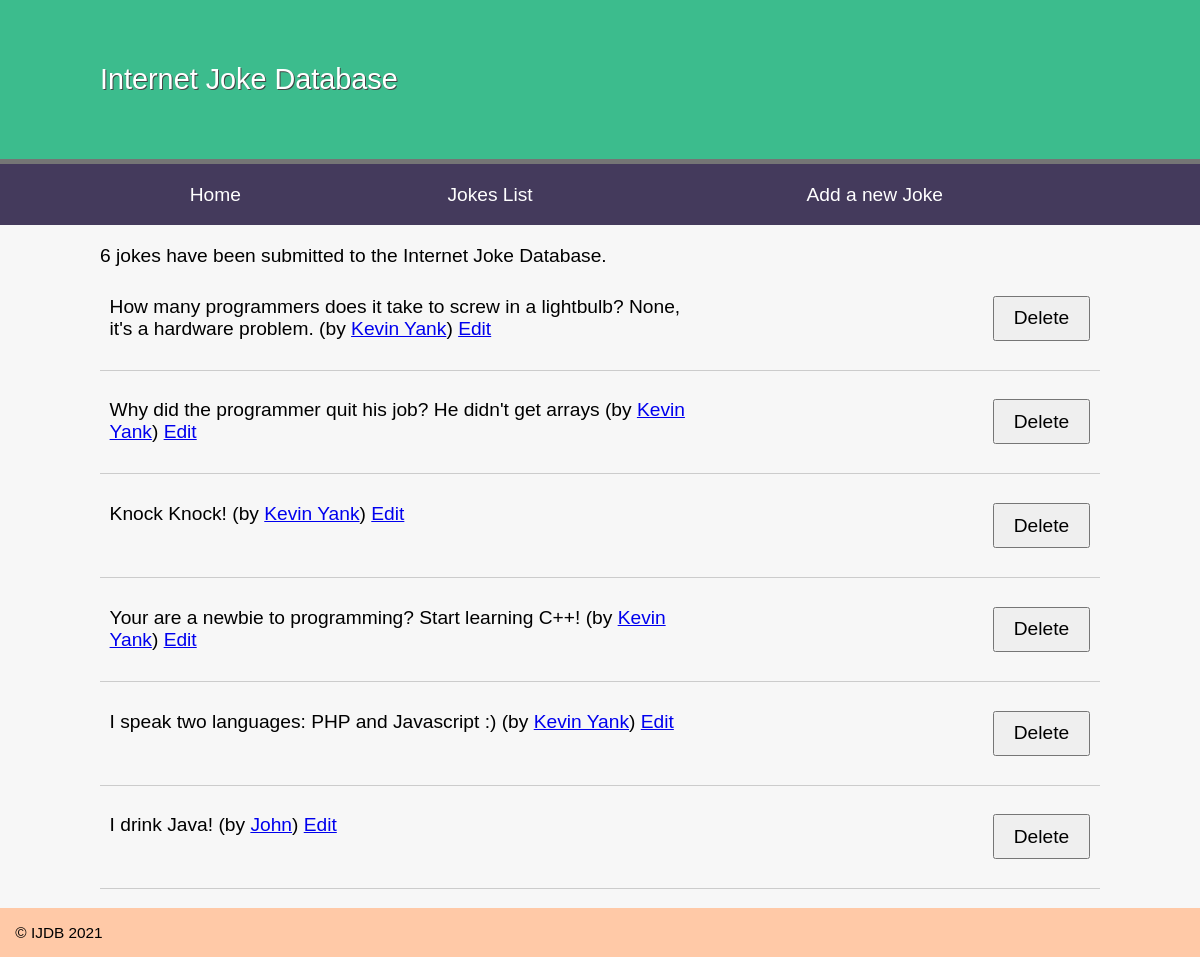
Before: /oop_entry_point/public/index.php?list with the older database file.
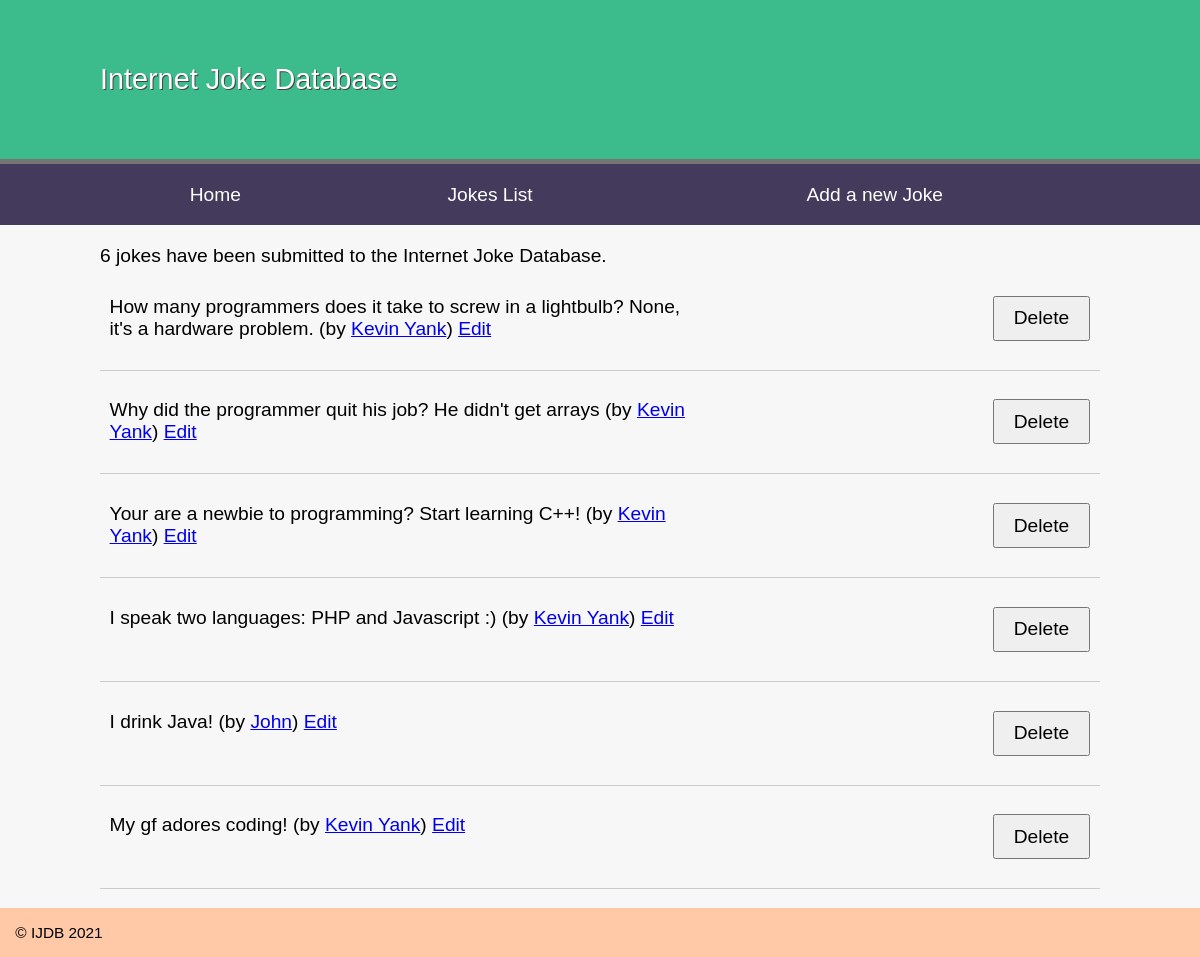
After: the same page with the newer database file.
### tables this page shows
CREATE TABLE `joke` (
  `id` int(11) NOT NULL AUTO_INCREMENT,
  `joketext` text DEFAULT NULL,
  `jokedate` date NOT NULL,
  `authorid` int(11) DEFAULT NULL,
  PRIMARY KEY (`id`)
);

### oop_entry_point/controllers/JokeController.php (called while the page is built, shortened)
<?php
class JokeController {
	private $authorsTable;
    private $jokesTable;
    public function __construct(DatabaseTable $jokesTable, DatabaseTable $authorsTable) {
        $this->jokesTable = $jokesTable;
        $this->authorsTable = $authorsTable;
    }
	public function list() {
	    $result = $this->jokesTable->findAll();
	    $jokes = [];
	    foreach ($result as $joke) {
	        $author = $this->authorsTable->find('id', $joke['authorid'])[0];
	        $jokes[] = [
	            'id' => $joke['id'],
	            'joketext' => $joke['joketext'],
	            'jokedate' => $joke['jokedate'],
	            'name' => $author['name'],
	            'email' => $author['email']
	        ];
	    }
	    $title = 'Joke list';
	    $totalJokes = $this->jokesTable->total();
	    include  __DIR__ . '/../templates/jokes.html.php';
	    $output = ob_get_clean();
	    return ['output' => $output, 'title' => $title];
	}
}

### oop_entry_point/public/index.php (called while the page is built, shortened)
<?php
try {
    include __DIR__ . '/../includes/DatabaseConnection.php';
    include __DIR__ . '/../classes/DatabaseTable.php';
    include __DIR__ . '/../controllers/JokeController.php';
    $jokesTable = new DatabaseTable($pdo, 'joke', 'id');
    $authorsTable = new DatabaseTable($pdo, 'author', 'id');
    $jokeController = new JokeController($jokesTable, $authorsTable);
    if (isset($_GET['edit'])) {
        $page = $jokeController->edit();
    } else if (isset($_GET['delete'])) {
        $page = $jokeController->delete();
    } else if (isset($_GET['list'])) {
        $page = $jokeController->list();
    } else {
        $page = $jokeController->home();
    }
} catch (PDOException $e) {
    $title = 'An error has occurred';
    $output = 'Database error: ' . $e->getMessage() . ' in ' .
    $e->getFile() . ':' . $e->getLine();
}
include  __DIR__ . '/../templates/layout.html.php';

### oop_entry_point/classes/DatabaseTable.php (called while the page is built, shortened)
<?php
class DatabaseTable {
    public function find($field, $value) {
        $query = 'SELECT * FROM `' . $this->table . '` WHERE `' . $field . '` = :value';
        $values = [
            'value' => $value
        ];
        $stmt = $this->pdo->prepare($query);
        $stmt->execute($values);
        return $stmt->fetchAll();
    }
    public function findAll() {
        $stmt = $this->pdo->prepare('SELECT * FROM `' . $this->table . '`');
        $stmt->execute();
        return $stmt->fetchAll();
    }
    public function total() {
        $stmt = $this->pdo->prepare('SELECT COUNT(*) FROM `' . $this->table . '`');
        $stmt->execute();
        $row = $stmt->fetch();
        return $row[0];
    }
}

### oop_entry_point/templates/jokes.html.php (the view, shortened to what this page needs)
<p><?=$totalJokes?> jokes have been submitted to the Internet Joke Database.</p>
<?php foreach ($jokes as $joke): ?>
<blockquote>
  <p>
  <?=htmlspecialchars($joke['joketext'], ENT_QUOTES, 'UTF-8')?>
  (by <a href="mailto:<?=htmlspecialchars($joke['email'], ENT_QUOTES,'UTF-8'); ?>"><?=htmlspecialchars($joke['name'],ENT_QUOTES, 'UTF-8'); ?></a>)
  <a href="index.php?edit&amp;id=<?=$joke['id']?>">Edit</a>
  <form action="index.php?delete" method="post">
    <input type="submit" value="Delete">
  </form>
  </p>
</blockquote>
<?php endforeach; ?>

Changed rows visible on the page:
removed joke: joketext "Knock Knock!", name "Kevin Yank"
added joke: joketext "My gf adores coding!", name "Kevin Yank"
